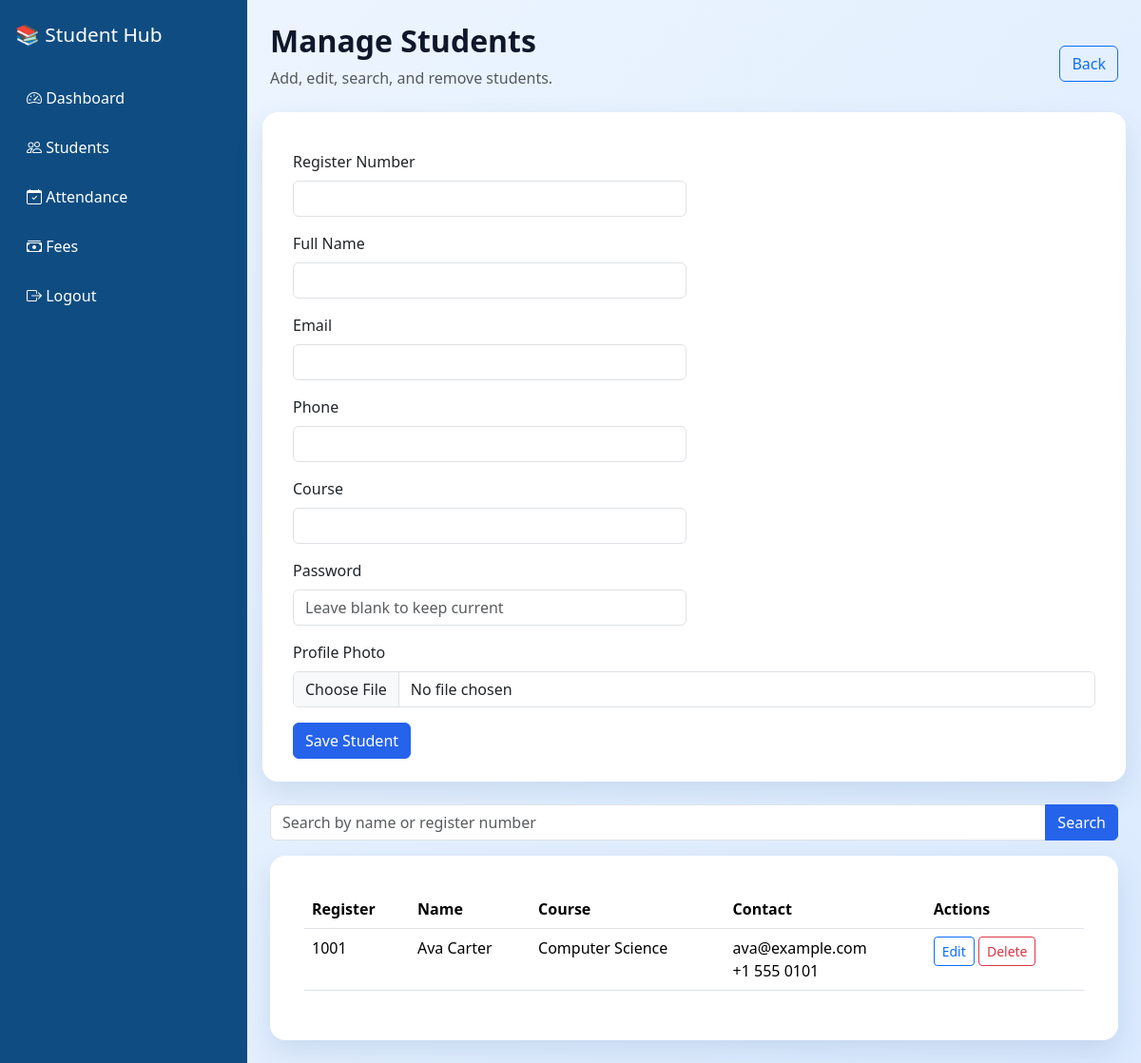
/admin/students (signed in), run on the app's committed database.
### tables this page shows
CREATE TABLE students (
            id INTEGER PRIMARY KEY AUTOINCREMENT,
            register_number TEXT UNIQUE NOT NULL,
            full_name TEXT NOT NULL,
            email TEXT,
            phone TEXT,
            course TEXT,
            password TEXT NOT NULL,
            photo TEXT,
            created_at TEXT NOT NULL
        );

### app.py (the view, shortened to what this page needs)
@app.route("/admin/students", methods=["GET", "POST"])
@login_required(role="admin")
def admin_students():
    db = get_db()
    edit_id = request.args.get("edit")
    student_to_edit = None
    if edit_id:
        student_to_edit = db.execute("SELECT * FROM students WHERE id = ?", (edit_id,)).fetchone()
    search = request.args.get("q", "")
    query = "SELECT * FROM students"
    params = []
    if search:
        query += " WHERE full_name LIKE ? OR register_number LIKE ?"
        params = [f"%{search}%", f"%{search}%"]
    query += " ORDER BY full_name"
    students = db.execute(query, params).fetchall()
    return render_template("students.html", students=students, student_to_edit=student_to_edit, search=search)

### app.py (called while the page is built)
def get_db():
    if "db" not in g:
        conn = sqlite3.connect(app.config["DATABASE_PATH"])
        conn.row_factory = sqlite3.Row
        g.db = conn
    return g.db

def login_required(role=None):
    def decorator(view):
        @wraps(view)
        def wrapped(*args, **kwargs):
            if "user_id" not in session or "user_role" not in session:
                return redirect(url_for("login"))
            if role and session.get("user_role") != role:
                return redirect(url_for("dashboard") if session.get("user_role") == "admin" else url_for("student_dashboard"))
            return view(*args, **kwargs)
        return wrapped
    return decorator

### templates/students.html (shortened to what this page needs)
{% extends 'base.html' %}
{% block content %}
<div class="d-flex justify-content-between align-items-center mb-4">
  <div><h2 class="fw-bold">Manage Students</h2><p class="text-muted">Add, edit, search, and remove students.</p></div>
  <a class="btn btn-outline-primary" href="{{ url_for('admin_dashboard') }}">Back</a>
</div>
<form class="row g-3 card p-4 mb-4" method="post" enctype="multipart/form-data">
  <div class="col-md-6"><label class="form-label">Register Number</label><input class="form-control" name="register_number" value="{{ student_to_edit.register_number if student_to_edit else '' }}" required /></div>
  <div class="col-md-6"><label class="form-label">Full Name</label><input class="form-control" name="full_name" value="{{ student_to_edit.full_name if student_to_edit else '' }}" required /></div>
  <div class="col-md-6"><label class="form-label">Email</label><input class="form-control" name="email" value="{{ student_to_edit.email if student_to_edit else '' }}" /></div>
  <div class="col-md-6"><label class="form-label">Phone</label><input class="form-control" name="phone" value="{{ student_to_edit.phone if student_to_edit else '' }}" /></div>
  <div class="col-md-6"><label class="form-label">Course</label><input class="form-control" name="course" value="{{ student_to_edit.course if student_to_edit else '' }}" /></div>
  <div class="col-md-6"><label class="form-label">Password</label><input class="form-control" name="password" placeholder="Leave blank to keep current" /></div>
  <div class="col-12"><label class="form-label">Profile Photo</label><input class="form-control" type="file" name="photo" /></div>
  <div class="col-12"><button class="btn btn-primary">Save Student</button></div>
</form>
<form class="mb-3" method="get">
  <div class="input-group">
    <input class="form-control" name="q" placeholder="Search by name or register number" value="{{ search }}" />
    <button class="btn btn-primary">Search</button>
  </div>
</form>
<div class="card p-4">
  <div class="table-responsive">
    <table class="table table-hover">
      <thead><tr><th>Register</th><th>Name</th><th>Course</th><th>Contact</th><th>Actions</th></tr></thead>
      <tbody>
        {% for student in students %}
        <tr>
          <td>{{ student.register_number }}</td>
          <td>{{ student.full_name }}</td>
          <td>{{ student.course }}</td>
          <td>{{ student.email }}<br>{{ student.phone }}</td>
          <td>
            <a class="btn btn-sm btn-outline-primary" href="{{ url_for('admin_students', edit=student.id) }}">Edit</a>
            <a class="btn btn-sm btn-outline-danger" href="{{ url_for('delete_student', student_id=student.id) }}">Delete</a>
          </td>
        </tr>
        {% endfor %}
      </tbody>
    </table>
  </div>
</div>
{% endblock %}

### static/css/style.css (style rules this page uses)
body { font-family: 'Segoe UI', sans-serif; background: linear-gradient(135deg, #eef6ff 0%, #dbeafe 100%); color: #0f172a; }
.card { border: 0; border-radius: 16px; box-shadow: 0 12px 30px rgba(15, 76, 129, 0.12); }
.table-responsive { background: white; border-radius: 16px; padding: 12px; }
.btn-primary { background: #2563eb; border-color: #2563eb; }

### data on the page
students: register_number "1001", full_name "Ava Carter", course "Computer Science", email "ava@example.com", phone "+1 555 0101"
